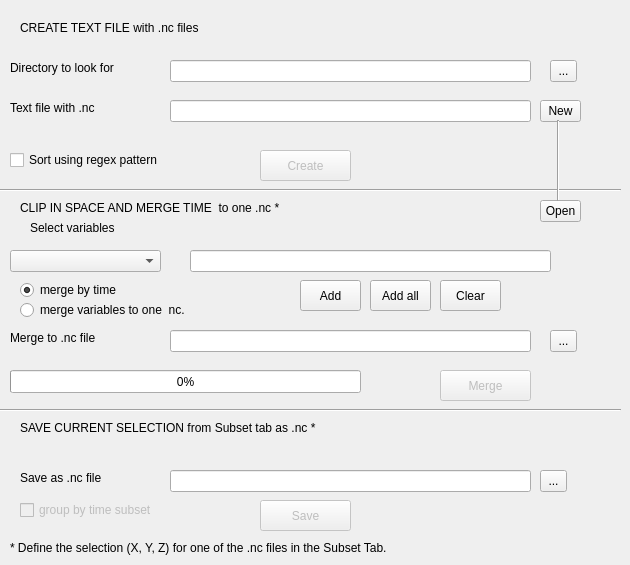
   <widget class="QWidget" name="join">
    <property name="autoFillBackground">
     <bool>true</bool>
    </property>
    <attribute name="title">
     <string>Clip/Merge</string>
    </attribute>
    <widget class="QComboBox" name="varBox2">
     <property name="geometry">
      <rect>
       <x>10</x>
       <y>250</y>
       <width>151</width>
       <height>22</height>
      </rect>
     </property>
    </widget>
    <widget class="QLabel" name="label_38">
     <property name="geometry">
      <rect>
       <x>20</x>
       <y>20</y>
       <width>541</width>
       <height>16</height>
      </rect>
     </property>
     <property name="text">
      <string>CREATE TEXT FILE with .nc files</string>
     </property>
    </widget>
    <widget class="QLabel" name="label_39">
     <property name="geometry">
      <rect>
       <x>20</x>
       <y>200</y>
       <width>541</width>
       <height>16</height>
      </rect>
     </property>
     <property name="text">
      <string>CLIP IN SPACE AND MERGE TIME  to one .nc *</string>
     </property>
    </widget>
    <widget class="QLabel" name="label_40">
     <property name="geometry">
      <rect>
       <x>10</x>
       <y>60</y>
       <width>151</width>
       <height>16</height>
      </rect>
     </property>
     <property name="text">
      <string>Directory to look for</string>
     </property>
    </widget>
    <widget class="QToolButton" name="cjdirB">
     <property name="geometry">
      <rect>
       <x>550</x>
       <y>60</y>
       <width>27</width>
       <height>22</height>
      </rect>
     </property>
     <property name="text">
      <string>...</string>
     </property>
    </widget>
    <widget class="QLineEdit" name="cjdir">
     <property name="geometry">
      <rect>
       <x>170</x>
       <y>60</y>
       <width>361</width>
       <height>22</height>
      </rect>
     </property>
    </widget>
    <widget class="QLabel" name="label_41">
     <property name="geometry">
      <rect>
       <x>10</x>
       <y>100</y>
       <width>151</width>
       <height>16</height>
      </rect>
     </property>
     <property name="text">
      <string>Text file with .nc</string>
     </property>
    </widget>
    <widget class="QToolButton" name="cjnctxtB">
     <property name="geometry">
      <rect>
       <x>540</x>
       <y>100</y>
       <width>41</width>
       <height>22</height>
      </rect>
     </property>
     <property name="text">
      <string>New</string>
     </property>
    </widget>
    <widget class="QLineEdit" name="cjnctxt">
     <property name="geometry">
      <rect>
       <x>170</x>
       <y>100</y>
       <width>361</width>
       <height>22</height>
      </rect>
     </property>
    </widget>
    <widget class="QToolButton" name="CreateB">
     <property name="enabled">
      <bool>false</bool>
     </property>
     <property name="geometry">
      <rect>
       <x>260</x>
       <y>150</y>
       <width>91</width>
       <height>31</height>
      </rect>
     </property>
     <property name="text">
      <string>Create</string>
     </property>
    </widget>
    <widget class="Line" name="line_6">
     <property name="geometry">
      <rect>
       <x>0</x>
       <y>180</y>
       <width>621</width>
       <height>21</height>
      </rect>
     </property>
     <property name="orientation">
      <enum>Qt::Horizontal</enum>
     </property>
    </widget>
    <widget class="QLineEdit" name="cjlist">
     <property name="geometry">
      <rect>
       <x>190</x>
       <y>250</y>
       <width>361</width>
       <height>22</height>
      </rect>
     </property>
    </widget>
    <widget class="QLabel" name="label_42">
     <property name="geometry">
      <rect>
       <x>30</x>
       <y>220</y>
       <width>151</width>
       <height>16</height>
      </rect>
     </property>
     <property name="text">
      <string>Select variables</string>
     </property>
    </widget>
    <widget class="QToolButton" name="cjaddB">
     <property name="geometry">
      <rect>
       <x>300</x>
       <y>280</y>
       <width>61</width>
       <height>31</height>
      </rect>
     </property>
     <property name="text">
      <string>Add</string>
     </property>
    </widget>
    <widget class="QToolButton" name="cjclearB">
     <property name="geometry">
      <rect>
       <x>440</x>
       <y>280</y>
       <width>61</width>
       <height>31</height>
      </rect>
     </property>
     <property name="text">
      <string>Clear</string>
     </property>
    </widget>
    <widget class="QLineEdit" name="jncfile">
     <property name="geometry">
      <rect>
       <x>170</x>
       <y>330</y>
       <width>361</width>
       <height>22</height>
      </rect>
     </property>
    </widget>
    <widget class="QLabel" name="label_43">
     <property name="geometry">
      <rect>
       <x>10</x>
       <y>330</y>
       <width>151</width>
       <height>16</height>
      </rect>
     </property>
     <property name="text">
      <string>Merge to .nc file</string>
     </property>
    </widget>
    <widget class="QToolButton" name="jncfileB">
     <property name="geometry">
      <rect>
       <x>550</x>
       <y>330</y>
       <width>27</width>
       <height>22</height>
      </rect>
     </property>
     <property name="text">
      <string>...</string>
     </property>
    </widget>
    <widget class="QToolButton" name="JoinB">
     <property name="enabled">
      <bool>false</bool>
     </property>
     <property name="geometry">
      <rect>
       <x>440</x>
       <y>370</y>
       <width>91</width>
       <height>31</height>
      </rect>
     </property>
     <property name="text">
      <string>Merge</string>
     </property>
    </widget>
    <widget class="QLabel" name="label_44">
     <property name="geometry">
      <rect>
       <x>10</x>
       <y>540</y>
       <width>521</width>
       <height>16</height>
      </rect>
     </property>
     <property name="text">
      <string>* Define the selection (X, Y, Z) for one of the .nc files in the Subset Tab. </string>
     </property>
    </widget>
    <widget class="QToolButton" name="cjnctxtBR">
     <property name="geometry">
      <rect>
       <x>540</x>
       <y>200</y>
       <width>41</width>
       <height>22</height>
      </rect>
     </property>
     <property name="text">
      <string>Open</string>
     </property>
    </widget>
    <widget class="Line" name="line_7">
     <property name="geometry">
      <rect>
       <x>550</x>
       <y>120</y>
       <width>16</width>
       <height>81</height>
      </rect>
     </property>
     <property name="orientation">
      <enum>Qt::Vertical</enum>
     </property>
    </widget>
    <widget class="Line" name="line_8">
     <property name="geometry">
      <rect>
       <x>0</x>
       <y>400</y>
       <width>621</width>
       <height>21</height>
      </rect>
     </property>
     <property name="orientation">
      <enum>Qt::Horizontal</enum>
     </property>
    </widget>
    <widget class="QLabel" name="label_45">
     <property name="geometry">
      <rect>
       <x>20</x>
       <y>420</y>
       <width>541</width>
       <height>16</height>
      </rect>
     </property>
     <property name="text">
      <string>SAVE CURRENT SELECTION from Subset tab as .nc *</string>
     </property>
    </widget>
    <widget class="QLineEdit" name="sncfile">
     <property name="geometry">
      <rect>
       <x>170</x>
       <y>470</y>
       <width>361</width>
       <height>22</height>
      </rect>
     </property>
    </widget>
    <widget class="QToolButton" name="sncfileB">
     <property name="geometry">
      <rect>
       <x>540</x>
       <y>470</y>
       <width>27</width>
       <height>22</height>
      </rect>
     </property>
     <property name="text">
      <string>...</string>
     </property>
    </widget>
    <widget class="QLabel" name="label_46">
     <property name="geometry">
      <rect>
       <x>20</x>
       <y>470</y>
       <width>131</width>
       <height>16</height>
      </rect>
     </property>
     <property name="text">
      <string>Save as .nc file</string>
     </property>
    </widget>
    <widget class="QToolButton" name="SaveB">
     <property name="enabled">
      <bool>false</bool>
     </property>
     <property name="geometry">
      <rect>
       <x>260</x>
       <y>500</y>
       <width>91</width>
       <height>31</height>
      </rect>
     </property>
     <property name="text">
      <string>Save</string>
     </property>
    </widget>
    <widget class="QToolButton" name="cjaddallB">
     <property name="geometry">
      <rect>
       <x>370</x>
       <y>280</y>
       <width>61</width>
       <height>31</height>
      </rect>
     </property>
     <property name="text">
      <string>Add all</string>
     </property>
    </widget>
    <widget class="QCheckBox" name="Bsort">
     <property name="enabled">
      <bool>true</bool>
     </property>
     <property name="geometry">
      <rect>
       <x>10</x>
       <y>150</y>
       <width>201</width>
       <height>20</height>
      </rect>
     </property>
     <property name="text">
      <string>Sort using regex pattern</string>
     </property>
     <property name="checked">
      <bool>false</bool>
     </property>
    </widget>
    <widget class="QProgressBar" name="progressBar2">
     <property name="geometry">
      <rect>
       <x>10</x>
       <y>370</y>
       <width>351</width>
       <height>23</height>
      </rect>
     </property>
     <property name="value">
      <number>0</number>
     </property>
    </widget>
    <widget class="QRadioButton" name="mergeBtime">
     <property name="geometry">
      <rect>
       <x>20</x>
       <y>280</y>
       <width>121</width>
       <height>20</height>
      </rect>
     </property>
     <property name="text">
      <string>merge by time</string>
     </property>
     <property name="checked">
      <bool>true</bool>
     </property>
    </widget>
    <widget class="QRadioButton" name="mergeBvar">
     <property name="geometry">
      <rect>
       <x>20</x>
       <y>300</y>
       <width>171</width>
       <height>20</height>
      </rect>
     </property>
     <property name="text">
      <string>merge variables to one  nc.</string>
     </property>
     <property name="checked">
      <bool>false</bool>
     </property>
    </widget>
    <widget class="QCheckBox" name="gsubset">
     <property name="enabled">
      <bool>false</bool>
     </property>
     <property name="geometry">
      <rect>
       <x>20</x>
       <y>500</y>
       <width>201</width>
       <height>20</height>
      </rect>
     </property>
     <property name="text">
      <string>group by time subset</string>
     </property>
     <property name="checked">
      <bool>false</bool>
     </property>
    </widget>
   </widget>
